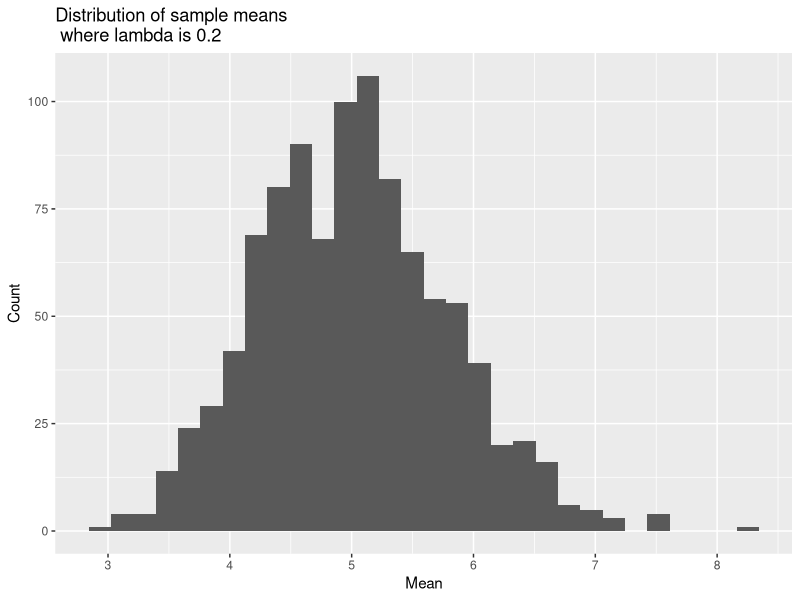
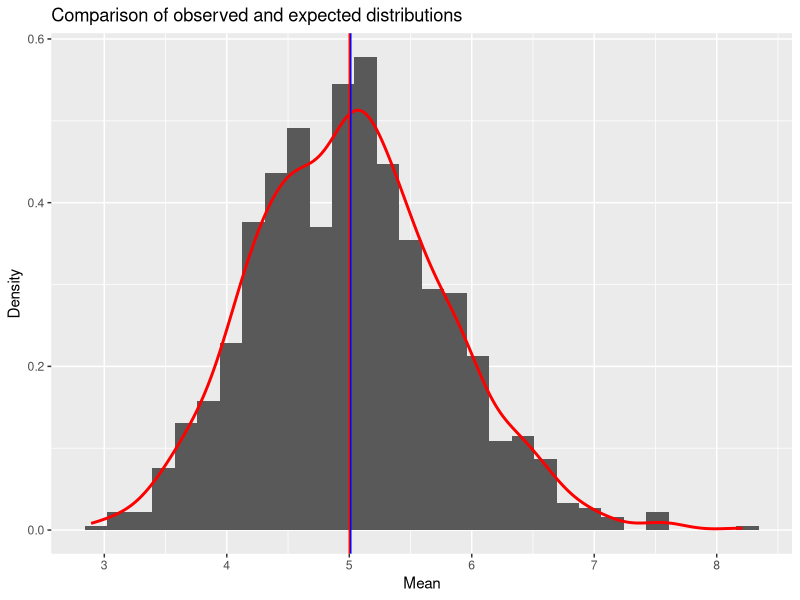

These charts were generated, in order, by the following R code:
## ---- chunk 1
library(ggplot2)
set.seed(97372)

# lets setup all the parameters for simulations
lambda <- .2
number_of_exponentials <- 40
number_of_simulations <- 1000

exponentials <- matrix(data = rexp(number_of_exponentials * number_of_simulations, lambda), nrow = number_of_simulations)
distribution_means <- data.frame(means = apply(exponentials, 1, mean))

ggplot(distribution_means, aes(x = means)) + geom_histogram() + ggtitle("Distribution of sample means\n where lambda is 0.2") + xlab("Mean") + ylab("Count")
## ---- chunk 2
expected_mu <- 1/lambda
expected_mu
## ---- chunk 3
observed_mu <- mean(distribution_means$means)
observed_mu
## ---- chunk 4
expected_sd <- 1/lambda/sqrt(number_of_exponentials)
expected_sd
## ---- chunk 5
expected_var <- expected_sd ^ 2
expected_var
## ---- chunk 6
observed_sd <- sd(distribution_means$means)
observed_sd
## ---- chunk 7
observed_var <- var(distribution_means$means)
observed_var
## ---- chunk 8
plot <- ggplot(distribution_means, aes(x = means)) + geom_density(color = "red")
plot <- plot + ggtitle("Comparison of observed and expected distributions") 
plot <- plot + xlab("Mean") + ylab("Density")
plot <- plot + geom_histogram(aes(y = ..density..))
plot <- plot + geom_density(color = "red", size = 1)
plot <- plot + geom_vline(xintercept = expected_mu, color = "red", class("Expected"))
plot <- plot + geom_vline(xintercept = observed_mu, color = "blue", class("Observed"))
plot
## ---- chunk 9
quantile <- 1.96
expected_cf <- expected_mu + c(-1,1) * quantile * sqrt(expected_var)/sqrt(number_of_exponentials);
observed_cf <- round(observed_mu + c(-1,1) * quantile * observed_sd/sqrt(number_of_exponentials),3)
